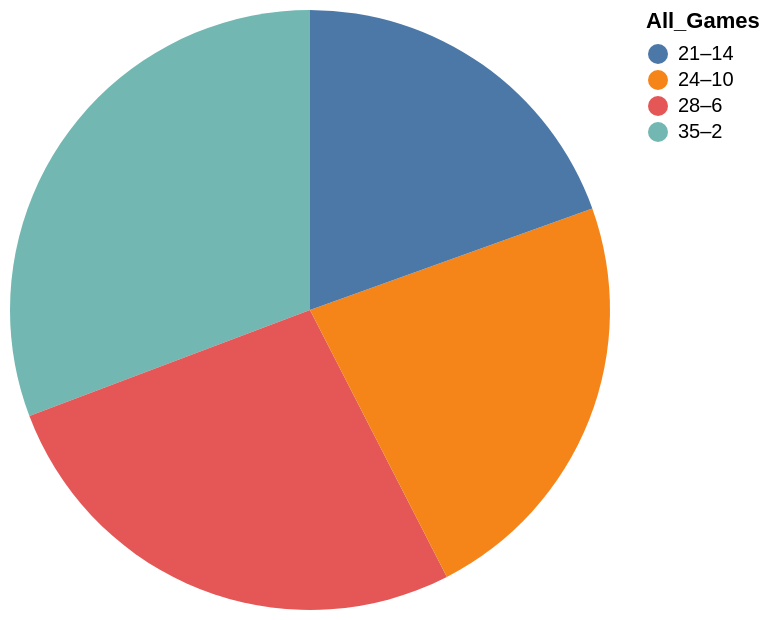

Source (Vega-Lite JSON):
### Vega-Lite specification from a JSON file in a GitHub repository (floating-point values rounded to 4 significant figures)
{"data": {"values": [{"x_data": "35–2", "y_data": 0.946}, {"x_data": "28–6", "y_data": 0.824}, {"x_data": "24–10", "y_data": 0.706}, {"x_data": "21–14", "y_data": 0.6}]}, "mark": "arc", "encoding": {"theta": {"field": "y_data", "type": "quantitative", "title": "All_Games_Percent"}, "color": {"field": "x_data", "type": "nominal", "title": "All_Games"}}}
